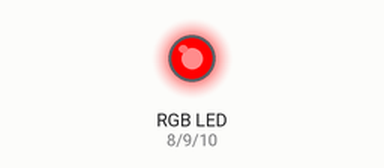
Recording of a sketch running on a simulated Arduino Uno, built with avr-gcc and run on an emulated ATmega328P. Parts: an RGB LED mixed from three pins (HIGH = lit).

Above: at 0.15 s.
At 29.31 s:
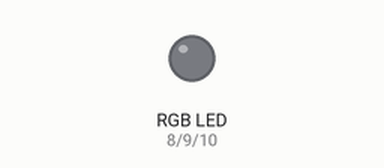
Timing chart, 0 to 30.0 s (numbered marks = the images above):
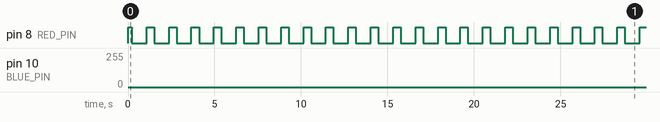

The sketch:

rgb_led.ino
```cpp
#define RED_PIN 8
#define GREEN_PIN 9
#define BLUE_PIN 10

void setup() {
  pinMode(RED_PIN, OUTPUT);
  pinMode(GREEN_PIN, OUTPUT);
  pinMode(BLUE_PIN, OUTPUT);
}

void loop() {
  rainbowCycle(5);
}

void rainbowCycle(int delayTime) {
  int r, g, b;

  for (int i = 0; i < 256; i++) {
    r = wheel((i + 85) % 255);
    g = wheel((i + 170) % 255);
    b = wheel(i);
    analogWrite(RED_PIN, r);
    analogWrite(GREEN_PIN, g);
    analogWrite(BLUE_PIN, b);
    delay(delayTime);
  }
}

int wheel(byte pos) {
  if (pos < 85) {
    return pos * 3;
  } else if (pos < 170) {
    pos -= 85;
    return 255 - pos * 3;
  } else {
    pos -= 170;
    return 0;
  }
}
```

Measured:
- by itself, pin 8 (RED_PIN): repeats every 1.3 s: LOW 0.86 s, HIGH 0.44 s
